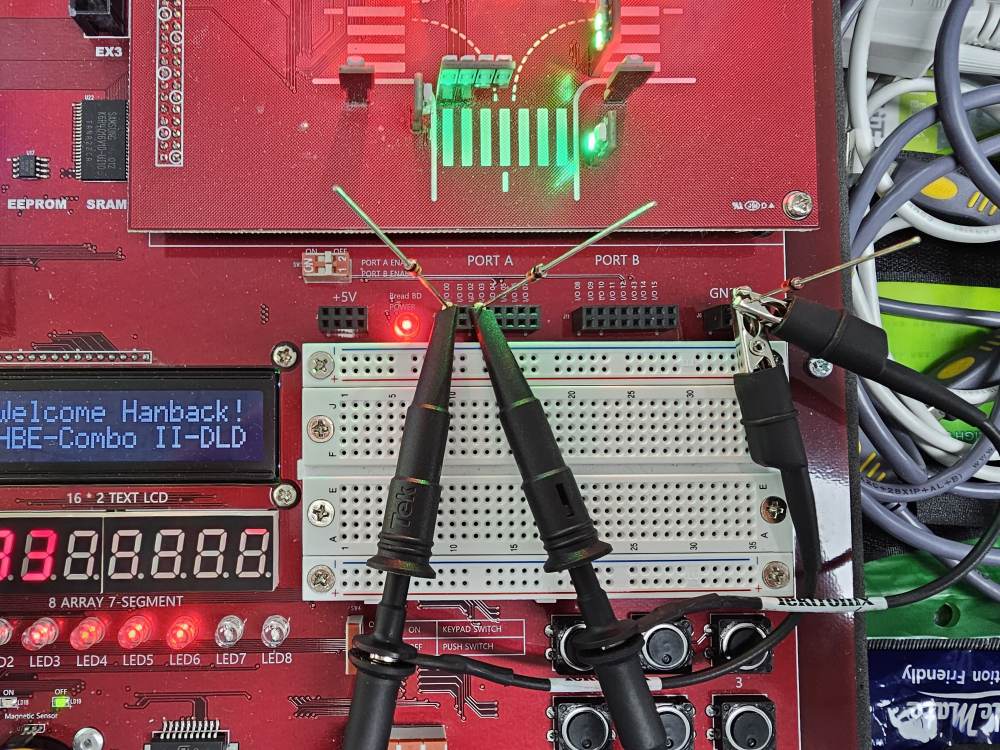
#> input picture exercise/week3/week3-1/example_images/KakaoTalk_20260921_150008796.jpg, 4000 x 3000 px, given in place of SCR-20260928-bhiw.png, which was not available (shown at 1/4 size)
$ python make_figures.py
#> lines starting #> are read from the running program, lines starting #| are printed output that depends on the picture; pictures that were not available may be replaced by others from this repository, and a replacement may not be noted
"""LAB2 결과보고서용 그림 생성: 원본 캡처에서 파형 영역만 잘라 figures/에 저장한다."""
from pathlib import Path

from PIL import Image, ImageDraw

HERE = Path(__file__).resolve().parent
LAB2 = HERE.parents[1]
VIV = HERE / 'images' / 'vivado'
VSC = LAB2 / 'images'
BOARD = HERE / 'images'
OUT = HERE / 'figures'

# (파일, 파형 영역 비율 좌표 x0, y0, x1, y1)
VIVADO = {
    '01': ('SCR-20260928-bhiw.png', 0.347, 0.140, 1.0, 0.660),
    '02': ('SCR-20260928-bdqj.png', 0.349, 0.150, 1.0, 0.600),
    '03': ('SCR-20260928-biwc.png', 0.350, 0.140, 1.0, 0.845),
    '04': ('SCR-20260928-bjsg.png', 0.348, 0.140, 1.0, 0.615),
    '05': ('SCR-20260928-blfu.png', 0.347, 0.140, 1.0, 0.910),
    '06': ('SCR-20260928-bmlo.png', 0.347, 0.140, 1.0, 0.570),
    '07': ('SCR-20260928-bnni.png', 0.346, 0.250, 1.0, 0.960),
    '08': ('SCR-20260928-bovi.png', 0.346, 0.235, 1.0, 0.962),
}
# (파일, 파형 영역, PASS 로그 영역) — 비율 좌표
VSCODE = {
    '01': ('스크린샷 2026-09-20 22.49.39.png', (0.0, 0.110, 1.0, 0.345), (0.0, 0.790, 1.0, 0.885)),
    '02': ('스크린샷 2026-09-20 23.49.40.png', (0.268, 0.110, 1.0, 0.385), (0.268, 0.825, 1.0, 0.900)),
    '03': ('스크린샷 2026-09-20 23.50.44.png', (0.265, 0.105, 1.0, 0.300), (0.265, 0.825, 1.0, 0.900)),
    '04': ('스크린샷 2026-09-20 23.52.14.png', (0.263, 0.110, 1.0, 0.305), (0.263, 0.820, 1.0, 0.900)),
    '05': ('스크린샷 2026-09-20 23.53.09.png', (0.212, 0.108, 1.0, 0.320), (0.212, 0.810, 1.0, 0.880)),
    '06': ('스크린샷 2026-09-20 23.53.47.png', (0.240, 0.100, 1.0, 0.285), (0.240, 0.840, 1.0, 0.905)),
    '07': ('스크린샷 2026-09-20 23.54.33.png', (0.275, 0.105, 1.0, 0.315), (0.275, 0.815, 1.0, 0.880)),
    '08': ('스크린샷 2026-09-20 23.55.30.png', (0.272, 0.105, 1.0, 0.255), (0.272, 0.862, 1.0, 0.940)),
}
BOARD_PHOTOS = {
    'a': ('SCR-20260927-uolq.jpeg', (0.25, 0.26, 0.95, 0.78)),
    'b': ('스크린샷 2026-09-27 23.52.16.png', (0.08, 0.20, 0.82, 0.70)),
    'c': ('스크린샷 2026-09-27 23.52.23.png', (0.08, 0.22, 0.82, 0.72)),
    'd': ('스크린샷 2026-09-27 23.52.27.png', (0.06, 0.20, 0.82, 0.74)),
}


def crop(im, box):
    w, h = im.size
    x0, y0, x1, y1 = box
    return im.crop((round(x0 * w), round(y0 * h), round(x1 * w), round(y1 * h)))


def stack(parts, gap=6, color=(128, 128, 128)):
    width = max(p.width for p in parts)
    height = sum(p.height for p in parts) + gap * (len(parts) - 1)
    out = Image.new('RGB', (width, height), color)
    y = 0
    for p in parts:
        out.paste(p, (0, y))
        y += p.height + gap
    return out


def main():
    OUT.mkdir(exist_ok=True)
    for lab, (name, *box) in VIVADO.items():
        crop(Image.open(VIV / name).convert('RGB'), box).save(OUT / f'viv_{lab}.png')
#> in crop, `w, h = im.size`: w = 4000; h = 3000
#> in crop, `return im.crop((round(x0 * w), round(y0 * h), round(x1 * w), round(y1 ..`:
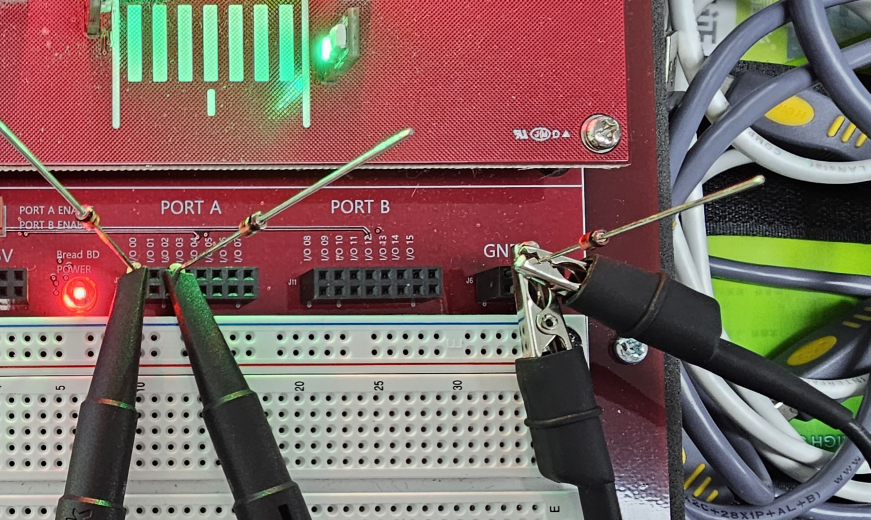
#> returned value: PIL image 2612x1560 RGB (shown at 1/3 size); mean R, G, B 126, 101.9, 95.8
#> pass 2 of the loop in main, `for lab, (name, *box) in VIVADO.items():`:
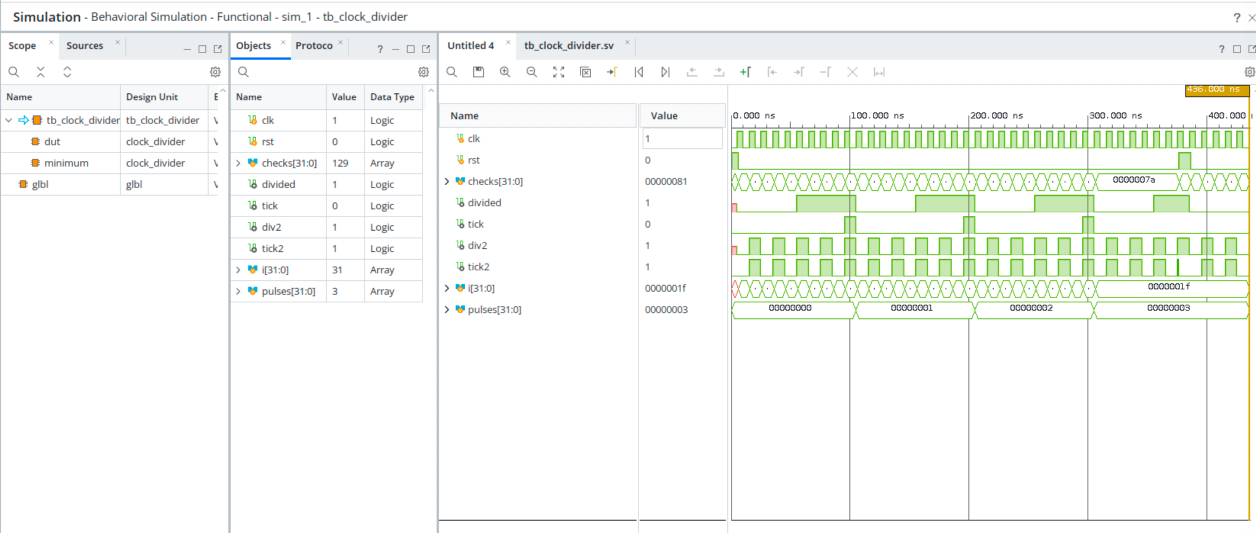
#> input picture lab2/reports/final/images/vivado/SCR-20260928-bdqj.png, 2512 x 1066 px (shown at 1/2 size)
#> w = 2512; h = 1066
#> in crop (call 2), `return im.crop((round(x0 * w), round(y0 * h), round(x1 * w), round(y1 ..`:
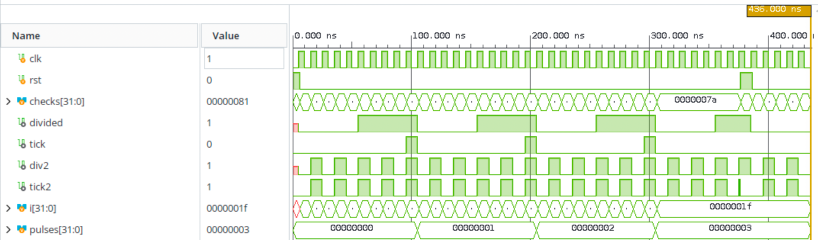
#> returned value: PIL image 1635x480 RGB (shown at 1/2 size); mean R, G, B 236.5, 244.9, 230.2
#> pass 3 of the loop in main, `for lab, (name, *box) in VIVADO.items():`:
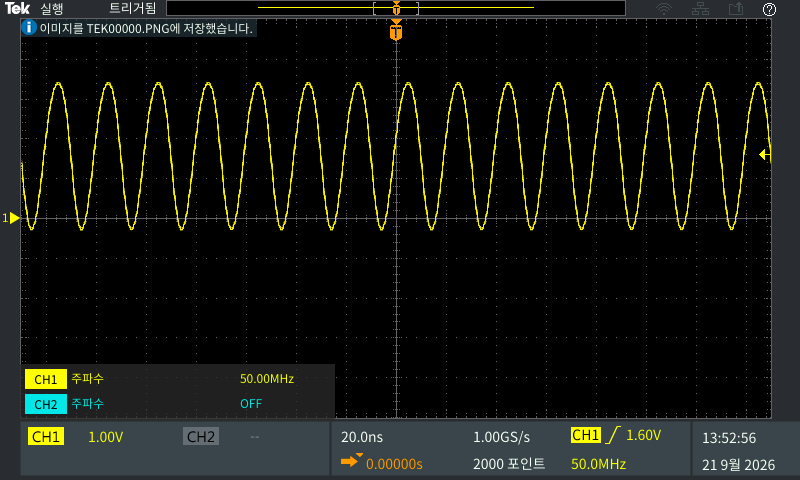
#> input picture exercise/week3/week3-1/example_images/TEK00001.PNG, 800 x 480 px, given in place of SCR-20260928-biwc.png, which was not available
#> w = 800; h = 480
#> in crop (call 3), `return im.crop((round(x0 * w), round(y0 * h), round(x1 * w), round(y1 ..`:
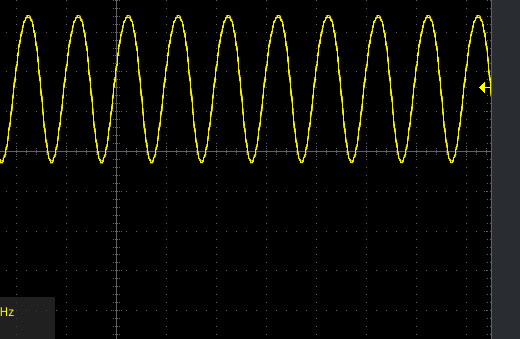
#> returned value: PIL image 520x339 RGB; mean R, G, B 10.4, 10.4, 4.3
#> the loop made 8 passes; the first 3 are shown
    for lab, (name, wave, log) in VSCODE.items():
        im = Image.open(VSC / name).convert('RGB')
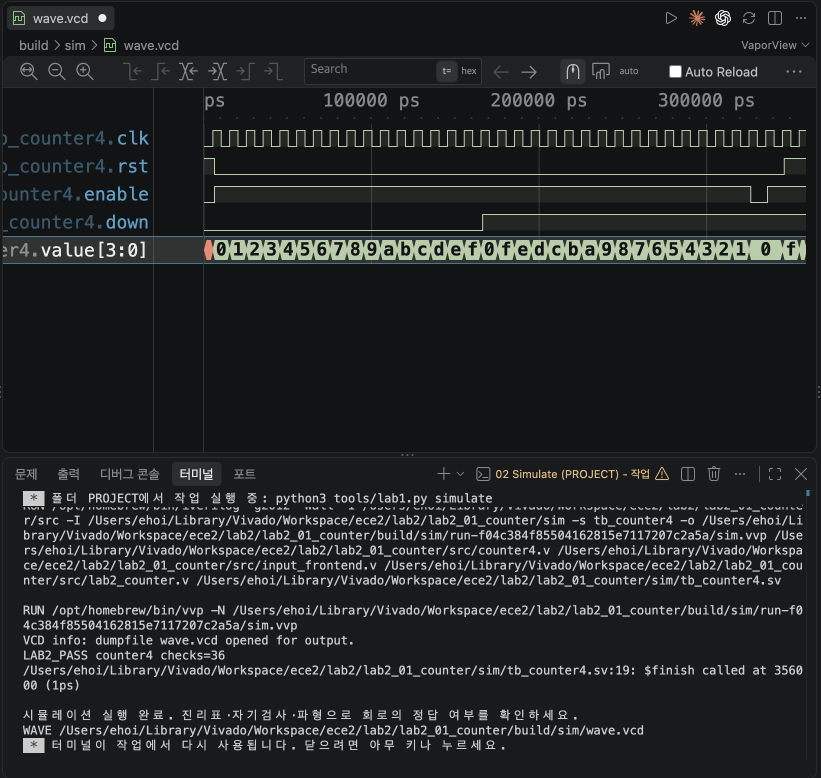
#> input picture lab2/images/스크린샷 2026-09-20 22.49.39.png, 1642 x 1556 px (shown at 1/2 size)
        stack([crop(im, wave), crop(im, log)]).save(OUT / f'vsc_{lab}.png')
#> in crop (call 9), `return im.crop((round(x0 * w), round(y0 * h), round(x1 * w), round(y1 ..`:
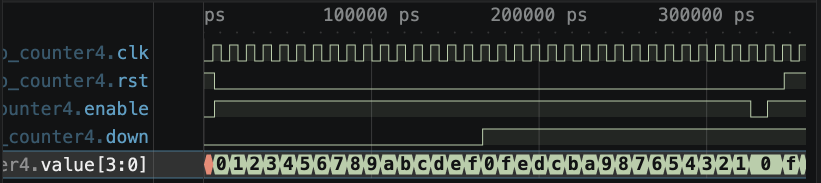
#> returned value: PIL image 1642x366 RGB (shown at 1/2 size); mean R, G, B 39.7, 43.4, 41.6
#> in crop (call 10), `return im.crop((round(x0 * w), round(y0 * h), round(x1 * w), round(y1 ..`:
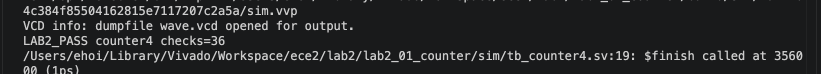
#> returned value: PIL image 1642x148 RGB (shown at 1/2 size); mean R, G, B 38.9, 39.9, 40.8
#> in stack, `out = Image.new('RGB', (width, height), color)`: out: PIL image 1642x520 RGB; every value is 128
#> after the loop in stack, `for p in parts:`:
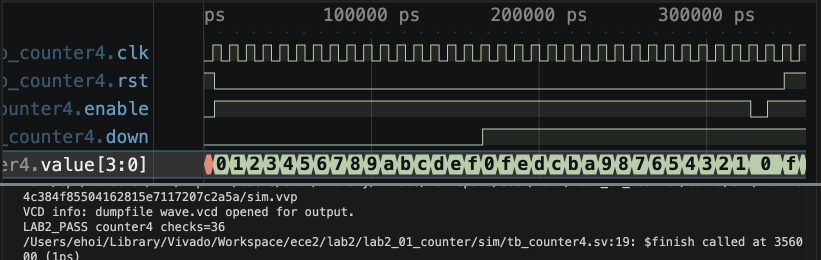
#> out: PIL image 1642x520 RGB (shown at 1/2 size); mean R, G, B 40.5, 43.3, 42.4
#> pass 2 of the loop in main, `for lab, (name, wave, log) in VSCODE.items():`:
    for key, (name, box) in BOARD_PHOTOS.items():
        img = crop(Image.open(BOARD / name).convert('RGB'), box)
        img.thumbnail((1400, 1400))
        img.save(OUT / f'board_{key}.jpg', quality=90)
    # Lab 2.08 Vivado 파형의 첫 bank 한 바퀴(0–330 ns)를 신호 이름과 붙여 확대
    im = Image.open(VIV / VIVADO['08'][0]).convert('RGB')
    rows = (0.235, 0.745)
    names = crop(im, (0.346, rows[0], 0.505, rows[1]))
    wave = crop(im, (0.578, rows[0], 0.722, rows[1]))
    zoom = Image.new('RGB', (names.width + wave.width + 4, names.height), (128, 128, 128))
    zoom.paste(names, (0, 0))
    zoom.paste(wave, (names.width + 4, 0))
    zoom.save(OUT / 'viv_08_zoom.png')

if __name__ == '__main__':
#> (the run stopped early here; a loop or call above may not have finished)
